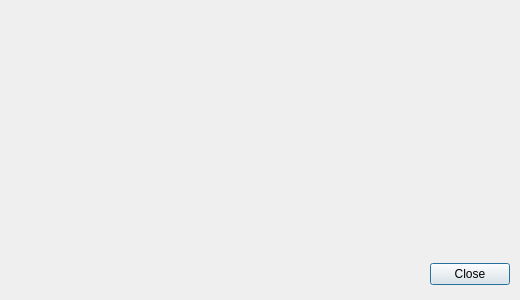
<?xml version="1.0" encoding="UTF-8"?>
<ui version="4.0">
 <class>dlgAbout</class>
 <widget class="QDialog" name="dlgAbout">
  <property name="windowModality">
   <enum>Qt::ApplicationModal</enum>
  </property>
  <property name="geometry">
   <rect>
    <x>0</x>
    <y>0</y>
    <width>520</width>
    <height>300</height>
   </rect>
  </property>
  <property name="windowTitle">
   <string notr="true">About</string>
  </property>
  <property name="modal">
   <bool>true</bool>
  </property>
  <widget class="QDialogButtonBox" name="buttonBox">
   <property name="geometry">
    <rect>
     <x>10</x>
     <y>258</y>
     <width>500</width>
     <height>32</height>
    </rect>
   </property>
   <property name="orientation">
    <enum>Qt::Horizontal</enum>
   </property>
   <property name="standardButtons">
    <set>QDialogButtonBox::Close</set>
   </property>
  </widget>
  <widget class="QLabel" name="lblDescription">
   <property name="geometry">
    <rect>
     <x>20</x>
     <y>10</y>
     <width>480</width>
     <height>40</height>
    </rect>
   </property>
   <property name="text">
    <string notr="true"/>
   </property>
   <property name="alignment">
    <set>Qt::AlignCenter</set>
   </property>
  </widget>
  <widget class="QLabel" name="lblCopyright">
   <property name="geometry">
    <rect>
     <x>20</x>
     <y>60</y>
     <width>480</width>
     <height>20</height>
    </rect>
   </property>
   <property name="text">
    <string notr="true"/>
   </property>
   <property name="alignment">
    <set>Qt::AlignCenter</set>
   </property>
  </widget>
  <widget class="QLabel" name="lblVersion">
   <property name="geometry">
    <rect>
     <x>20</x>
     <y>100</y>
     <width>480</width>
     <height>20</height>
    </rect>
   </property>
   <property name="text">
    <string notr="true"/>
   </property>
   <property name="alignment">
    <set>Qt::AlignCenter</set>
   </property>
  </widget>
  <widget class="QLabel" name="lblCLIReference">
   <property name="geometry">
    <rect>
     <x>20</x>
     <y>140</y>
     <width>480</width>
     <height>40</height>
    </rect>
   </property>
   <property name="text">
    <string notr="true"/>
   </property>
   <property name="alignment">
    <set>Qt::AlignCenter</set>
   </property>
  </widget>
  <widget class="QLabel" name="lblLotROLinuxReference">
   <property name="geometry">
    <rect>
     <x>20</x>
     <y>200</y>
     <width>480</width>
     <height>40</height>
    </rect>
   </property>
   <property name="text">
    <string notr="true"/>
   </property>
   <property name="alignment">
    <set>Qt::AlignCenter</set>
   </property>
  </widget>
 </widget>
 <resources/>
 <connections>
  <connection>
   <sender>buttonBox</sender>
   <signal>clicked(QAbstractButton*)</signal>
   <receiver>dlgAbout</receiver>
   <slot>accept()</slot>
   <hints>
    <hint type="sourcelabel">
     <x>259</x>
     <y>273</y>
    </hint>
    <hint type="destinationlabel">
     <x>259</x>
     <y>149</y>
    </hint>
   </hints>
  </connection>
 </connections>
</ui>
